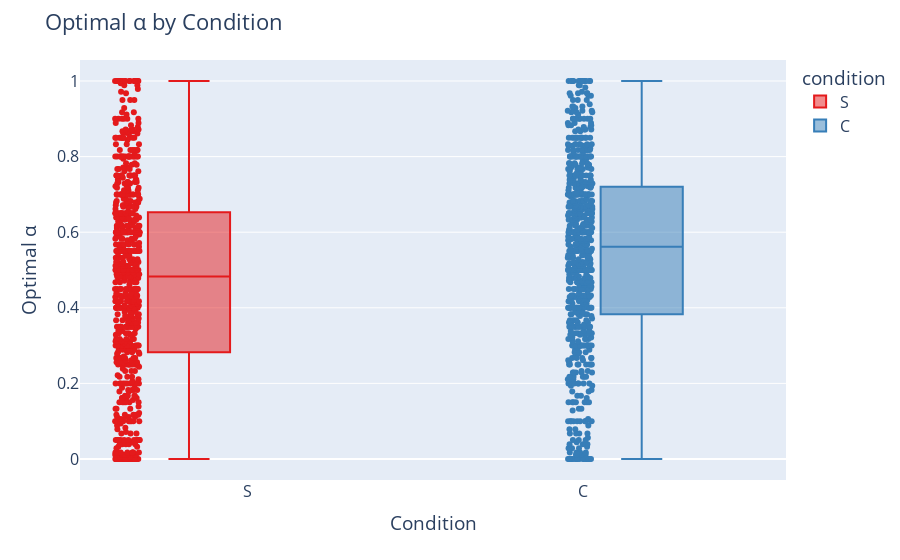

The cell this chart's notebook holds for it:
### Code cell
# Base boxplot (like boxen, shows distribution)
fig = px.box(
    arbor_stats_df,
    x="condition",
    y="optimal alpha",
    color="condition",                # hue
    points="all",                            # show all points like boxen
    color_discrete_sequence=px.colors.qualitative.Set1
)

# Layout tweaks
fig.update_layout(
    title="Optimal α by Condition",
    xaxis_title="Condition",
    yaxis_title="Optimal α",
    font=dict(size=16),
    boxmode="group"
)

fig.show()

### Figure 1 — Plotly figure (JSON) as saved in the notebook; plotly's stock layout.template omitted (floating-point values rounded to 4 significant figures; data arrays with more than 128 entries replaced by an {"elided": "..."} marker saying what was removed)
{"data": [{"alignmentgroup": "True", "boxpoints": "all", "hovertemplate": "condition=%{x}<br>optimal alpha=%{y}<extra></extra>", "legendgroup": "S", "marker": {"color": "rgb(228,26,28)"}, "name": "S", "notched": false, "offsetgroup": "S", "orientation": "v", "showlegend": true, "type": "box", "x": {"elided": "736 str values"}, "x0": " ", "xaxis": "x", "y": {"elided": "736 float values"}, "y0": " ", "yaxis": "y"}, {"alignmentgroup": "True", "boxpoints": "all", "hovertemplate": "condition=%{x}<br>optimal alpha=%{y}<extra></extra>", "legendgroup": "C", "marker": {"color": "rgb(55,126,184)"}, "name": "C", "notched": false, "offsetgroup": "C", "orientation": "v", "showlegend": true, "type": "box", "x": {"elided": "755 str values"}, "x0": " ", "xaxis": "x", "y": {"elided": "755 float values"}, "y0": " ", "yaxis": "y"}], "layout": {"autosize": true, "boxmode": "group", "font": {"size": 16}, "legend": {"title": {"text": "condition"}, "tracegroupgap": 0}, "margin": {"t": 60}, "title": {"text": "Optimal α by Condition"}, "xaxis": {"anchor": "y", "autorange": true, "categoryarray": ["S", "C"], "categoryorder": "array", "domain": [0, 1], "range": [-0.5, 1.605], "title": {"text": "Condition"}, "type": "category"}, "yaxis": {"anchor": "x", "autorange": true, "domain": [0, 1], "range": [-0.05556, 1.056], "title": {"text": "Optimal α"}, "type": "linear"}}}
